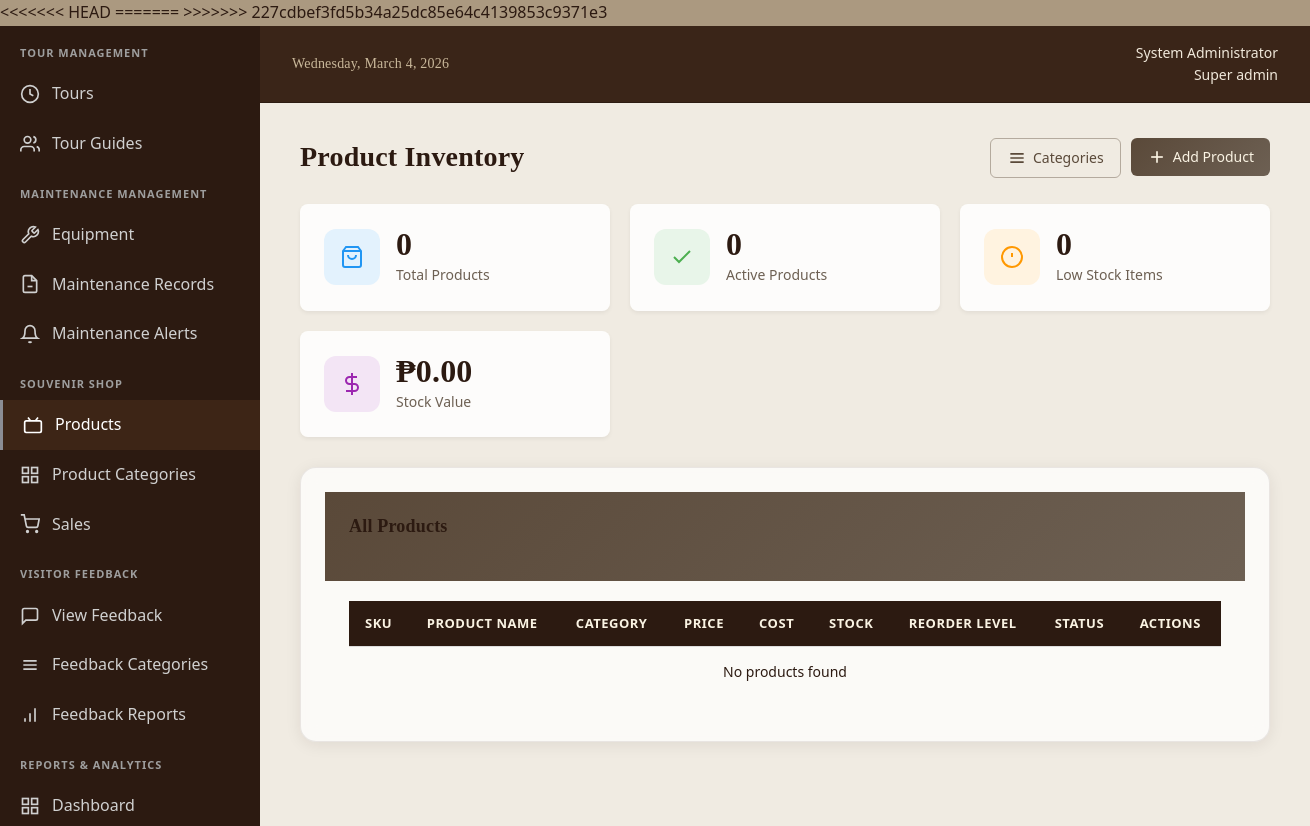
Page /admin/products.php (signed in) on the earlier database version.
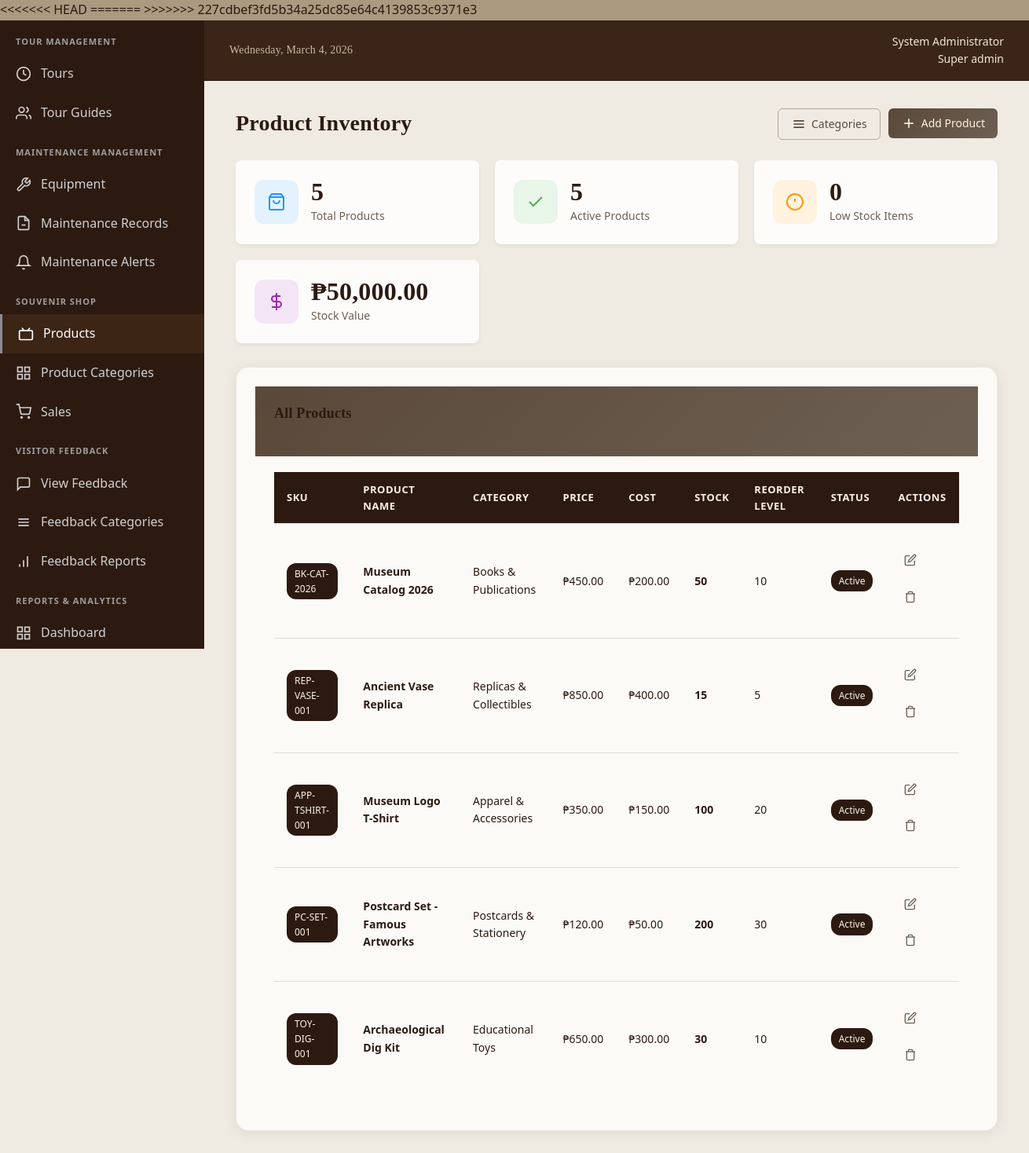
Same page on the later database version.
### tables this page shows
CREATE TABLE IF NOT EXISTS products (
    product_id INT PRIMARY KEY AUTO_INCREMENT,
    name VARCHAR(200) NOT NULL,
    category_id INT,
    sku VARCHAR(100) UNIQUE NOT NULL,
    description TEXT,
    price DECIMAL(10,2) NOT NULL,
    cost_price DECIMAL(10,2),
    stock_quantity INT DEFAULT 0,
    reorder_level INT DEFAULT 10,
    supplier VARCHAR(200),
    image_path VARCHAR(255),
    status ENUM('active', 'inactive', 'discontinued') DEFAULT 'active',
    created_at TIMESTAMP DEFAULT CURRENT_TIMESTAMP,
    FOREIGN KEY (category_id) REFERENCES product_categories(category_id)
);

CREATE TABLE IF NOT EXISTS product_categories (
    category_id INT PRIMARY KEY AUTO_INCREMENT,
    name VARCHAR(100) NOT NULL,
    description TEXT,
    created_at TIMESTAMP DEFAULT CURRENT_TIMESTAMP
);

### config/config.php (called while the page is built, shortened)
<?php
function formatCurrency($amount) {
    return '₱' . number_format($amount, 2);
}
?>

### admin/products.php (the view, shortened to what the rows shown need)
<?php
require_once '../config/config.php';
$stmt = $pdo->query("
    SELECT p.*, pc.name as category_name
    FROM products p
    LEFT JOIN product_categories pc ON p.category_id = pc.category_id
    ORDER BY p.created_at DESC
");
$products = $stmt->fetchAll();
include 'includes/header.php';
?>
<div class="page-header">
    <h1>Product Inventory</h1>
</div>
<div class="card">
    <div class="card-header">
        <h2>All Products</h2>
    </div>
    <div class="card-body">
        <div class="table-responsive">
            <table class="data-table">
                <thead>
                    <tr>
                        <th>SKU</th>
                        <th>Product Name</th>
                        <th>Category</th>
                        <th>Price</th>
                        <th>Cost</th>
                        <th>Stock</th>
                        <th>Reorder Level</th>
                        <th>Status</th>
                        <th>Actions</th>
                    </tr>
                </thead>
                <tbody>
                    <?php if (empty($products)): ?>
                        <tr>
                            <td colspan="9" style="text-align: center;">No products found</td>
                        </tr>
                    <?php else: ?>
                        <?php foreach ($products as $product): ?>
                            <tr class="<?php echo $product['stock_quantity'] <= $product['reorder_level'] ? 'low-stock-row' : ''; ?>">
                                <td><span class="badge badge-secondary"><?php echo htmlspecialchars($product['sku']); ?></span></td>
                                <td><strong><?php echo htmlspecialchars($product['name']); ?></strong></td>
                                <td><?php echo htmlspecialchars($product['category_name'] ?? 'Uncategorized'); ?></td>
                                <td><?php echo formatCurrency($product['price']); ?></td>
                                <td><?php echo formatCurrency($product['cost_price'] ?? 0); ?></td>
                                <td>
                                    <span class="<?php echo $product['stock_quantity'] <= $product['reorder_level'] ? 'text-danger' : ''; ?>">
                                        <strong><?php echo $product['stock_quantity']; ?></strong>
                                    </span>
                                </td>
                                <td><?php echo $product['reorder_level']; ?></td>
                                <td>
                                    <span class="badge badge-<?php
                                        echo $product['status'] == 'active' ? 'success' :
                                            ($product['status'] == 'inactive' ? 'secondary' : 'warning');
                                    ?>">
                                        <?php echo ucfirst($product['status']); ?>
                                    </span>
                                </td>
                                <td>
                                    <div class="action-buttons">
                                        <a href="product-form.php?id=<?php echo $product['product_id']; ?>" class="btn-icon" title="Edit">
                                            <svg width="16" height="16" viewBox="0 0 24 24" fill="none" stroke="currentColor" stroke-width="2">
                                                <path d="M11 4H4a2 2 0 0 0-2 2v14a2 2 0 0 0 2 2h14a2 2 0 0 0 2-2v-7"/>
                                                <path d="M18.5 2.5a2.121 2.121 0 0 1 3 3L12 15l-4 1 1-4 9.5-9.5z"/>
                                            </svg>
                                        </a>
                                        <a href="?delete=<?php echo $product['product_id']; ?>"
                                           class="btn-icon btn-danger"
                                           onclick="return confirm('Are you sure you want to delete this product?')"
                                           title="Delete">
                                            <svg width="16" height="16" viewBox="0 0 24 24" fill="none" stroke="currentColor" stroke-width="2">
                                                <polyline points="3 6 5 6 21 6"/>
                                                <path d="M19 6v14a2 2 0 0 1-2 2H7a2 2 0 0 1-2-2V6m3 0V4a2 2 0 0 1 2-2h4a2 2 0 0 1 2 2v2"/>
                                            </svg>
                                        </a>
                                    </div>
                                </td>
                            </tr>
                        <?php endforeach; ?>
                    <?php endif; ?>
                </tbody>
            </table>
        </div>
    </div>
</div>
<?php include 'includes/footer.php'; ?>

Differences in the rows shown:
added products: sku "BK-CAT-2026", name "Museum Catalog 2026", category.name "Books & Publications", price "₱450.00", cost_price "₱200.00", stock_quantity "50", reorder_level "10", status "Active"
added products: sku "REP-VASE-001", name "Ancient Vase Replica", category.name "Replicas & Collectibles", price "₱850.00", cost_price "₱400.00", stock_quantity "15", reorder_level "5", status "Active"
added products: sku "APP-TSHIRT-001", name "Museum Logo T-Shirt", category.name "Apparel & Accessories", price "₱350.00", cost_price "₱150.00", stock_quantity "100", reorder_level "20", status "Active"
added products: sku "PC-SET-001", name "Postcard Set - Famous Artworks", category.name "Postcards & Stationery", price "₱120.00", cost_price "₱50.00", stock_quantity "200", reorder_level "30", status "Active"
added products: sku "TOY-DIG-001", name "Archaeological Dig Kit", category.name "Educational Toys", price "₱650.00", cost_price "₱300.00", stock_quantity "30", reorder_level "10", status "Active"
Other differences:
$total_products: "0" → "5"
$active_products: "0" → "5"
formatCurrency($total_stock_value): "₱0.00" → "₱50,000.00"
text no longer shown: "No products found"
